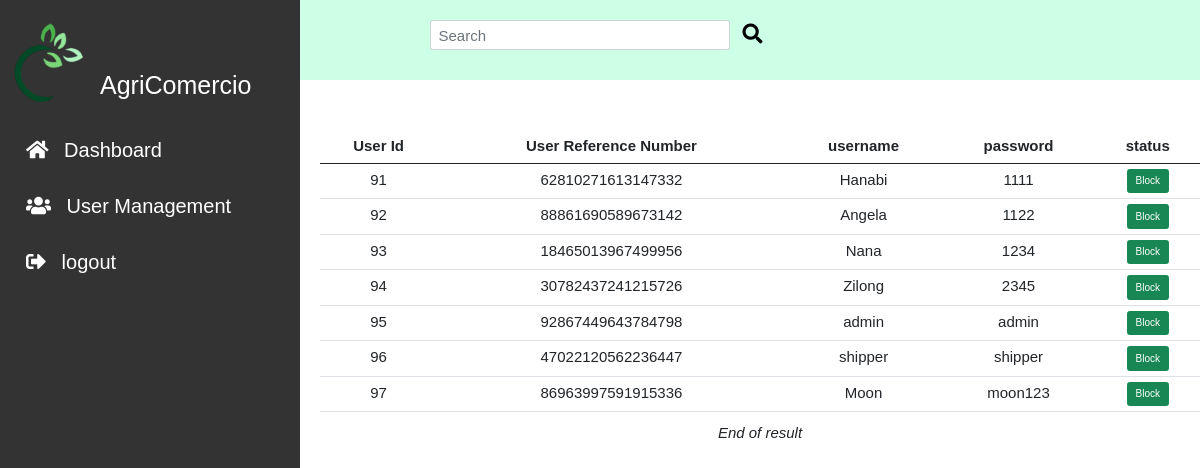
Screenshot of /admin/user.php with the database file from the repository.
### tables this page shows
CREATE TABLE `users` (
  `user_id` int(11) NOT NULL,
  `user_ref_num` varchar(64) NOT NULL,
  `user_type` varchar(11) NOT NULL,
  `user_name` varchar(128) NOT NULL,
  `password` varchar(128) NOT NULL,
  `status` varchar(11) NOT NULL DEFAULT 'Active'
);

### admin/user.php (the view, shortened to what this page needs)
<!DOCTYPE html>
<?php
include_once ('../includes/db_conn.php');
include_once ('../includes/function.inc.php');
$searchkey="";
?>
<!DOCTYPE html>
<html lang="en">
<head>
    <link rel="stylesheet" href="../css/bootstrap.min.css">
    <link rel="stylesheet" href="../css/style.css">
    <link rel="stylesheet" href="../css/fontawesome.css">
    <link rel="stylesheet" href="https://cdnjs.cloudflare.com/ajax/libs/font-awesome/5.15.2/css/all.min.css">
</head>
<body>
<header id="header">
<section id= "search">
        <div class = "container-fluid">
            <form action="user.php" method="GET" class="d-flex">
                <input id="searchbar" name="searchkey" class="form-control me-2" type="search" placeholder="Search" aria-label="Search">
                <button class="btn btn-light" type="submit"><i class="fas fa-search"></i></button>
            </form>
        </div>
    </section>
</header>
<body>
<div class="sidenav">
  <div class="sidenav-title">
    <div class="sidenav_image">
      <img src="../img/logo1.png" alt=""width = "90px ">
      <h1>AgriComercio</h1>
    </div>
  </div>
  <a href="index.php"><i class="fas fa-home"></i> Dashboard</a>
  <a href="user.php"><i class="fas fa-users"></i> User Management</a>
  <a href="../logout.php"><i class="fas fa-sign-out-alt"></i> logout </a>
</div>
<main>
        <div class="main__container">
          <div class="container_fluid">
          <div class="row" id="contentPanel">
                  <div class="col-12">
                  <?php
                  if($searchkey == ""){
                  $sql = " SELECT `user_id`,
                   `user_ref_num`,
                  `user_type`,
                  `user_name`,
                  `password`,
                  `status`
                  FROM `users`
                  WHERE status = 'Active';";
                  $stmt=mysqli_stmt_init($conn);
                  if (!mysqli_stmt_prepare($stmt, $sql)){
                  echo "Statement Failed.";
                  exit();
                    }
                  }
                  mysqli_stmt_execute($stmt);
                  $resultData = mysqli_stmt_get_result($stmt);
                  $arr=array();
                  while($row = mysqli_fetch_assoc($resultData)){
                  array_push($arr,$row);
                  }
                  if(!empty($arr)){
                    echo "<table class='table'>";
                    echo "<thead>";
                    echo "<th>". "User Id" . "</th>";
                    echo "<th>". "User Reference Number" . "</th>";
                    echo "<th> username</th>";
                    echo "<th> password </th>";
                    echo "<th> status </th>";
                    echo "</thead>";
                      foreach($arr as $key => $row){
                      echo "<tr>";
                      echo "<td>" . $row ['user_id']         . "</td>";
                      echo "<td>" . $row ['user_ref_num']         . "</td>";
                      echo "<td>" . $row ['user_name']   . "</td>";
                      echo "<td>" . $row ['password']          .  " </td> ";
                      ?>
                      <td>
                      <form action="../includes/updateuserstatus.php" method="post">
                            <button class="btn btn-success"> <?php echo $row['status'] == 'Active' ? 'Block' : 'Unblock' ; ?> </button>
                </form>
                </td>
                    <?php
                      echo "</tr>";
                      }
                      echo "</table>";
                      }
                      else{
                      echo "<h4> No Records Found.</h4>";
                      }
                  ?>
                      <div
                      class='text-center'><em>End of result</em>
                      </div>
                  </div>
                  </div>
          </div>
      </main>
</body>
</html>

### css/style.css (style rules this page uses)
* { margin: 0; box-sizing: border-box; transition: all .1s linear; font-family: 'Exo 2', sans-serif ; }
html { font-size: 62.5%; scroll-behavior: smooth; }
body { overflow-x: hidden; }
#header { font-size: 1.5rem; font-weight: lighter; background-image:linear-gradient(#99ffcc,#ccffe6) ; }
#search { background:#ccffe6; width: 100vw; height: 10vh; }
#search form { padding: 2rem; justify-content: center; }
#search .form-control { width: 30rem; height: 3rem; font-size: 1.5rem; }
#search button { margin-top: -0.5rem; font-size: 2rem; background: transparent; border: none; }
main { margin-left: 30rem; padding: 0; }
.sidenav { height: 100%; width: 300px; position: fixed; z-index: 1; top: 0; left: 0; background-color:#333333; overflow-x: hidden; padding-top: 20px; }
.sidenav a { padding: 10px 8px 6px 16px; text-decoration: none; font-size: 2rem; color: #fff; display: block; font-weight: lighter; }
.sidenav i { margin: 1rem; color: white; }
.sidenav img { margin-bottom: 6rem; }
.sidenav h1 { color: white; margin-top: -10rem; margin-bottom: 2rem; margin-left: 10rem; }
.main__container { margin-top: 5rem; margin-left: 2rem; text-align: center; justify-content: center; }
.container_fluid .col-12 { font-size: 1.5rem; text-align-last: center; }
.text-center { text-align-last: center; }

### rows the page displays
users: user_id "91", user_ref_num "62810271613147332", user_name "Hanabi", password "1111", status "Block"
users: user_id "92", user_ref_num "88861690589673142", user_name "Angela", password "1122", status "Block"
users: user_id "93", user_ref_num "18465013967499956", user_name "Nana", password "1234", status "Block"
users: user_id "94", user_ref_num "30782437241215726", user_name "Zilong", password "2345", status "Block"
users: user_id "95", user_ref_num "92867449643784798", user_name "admin", password "admin", status "Block"
users: user_id "96", user_ref_num "47022120562236447", user_name "shipper", password "shipper", status "Block"
users: user_id "97", user_ref_num "86963997591915336", user_name "Moon", password "moon123", status "Block"
